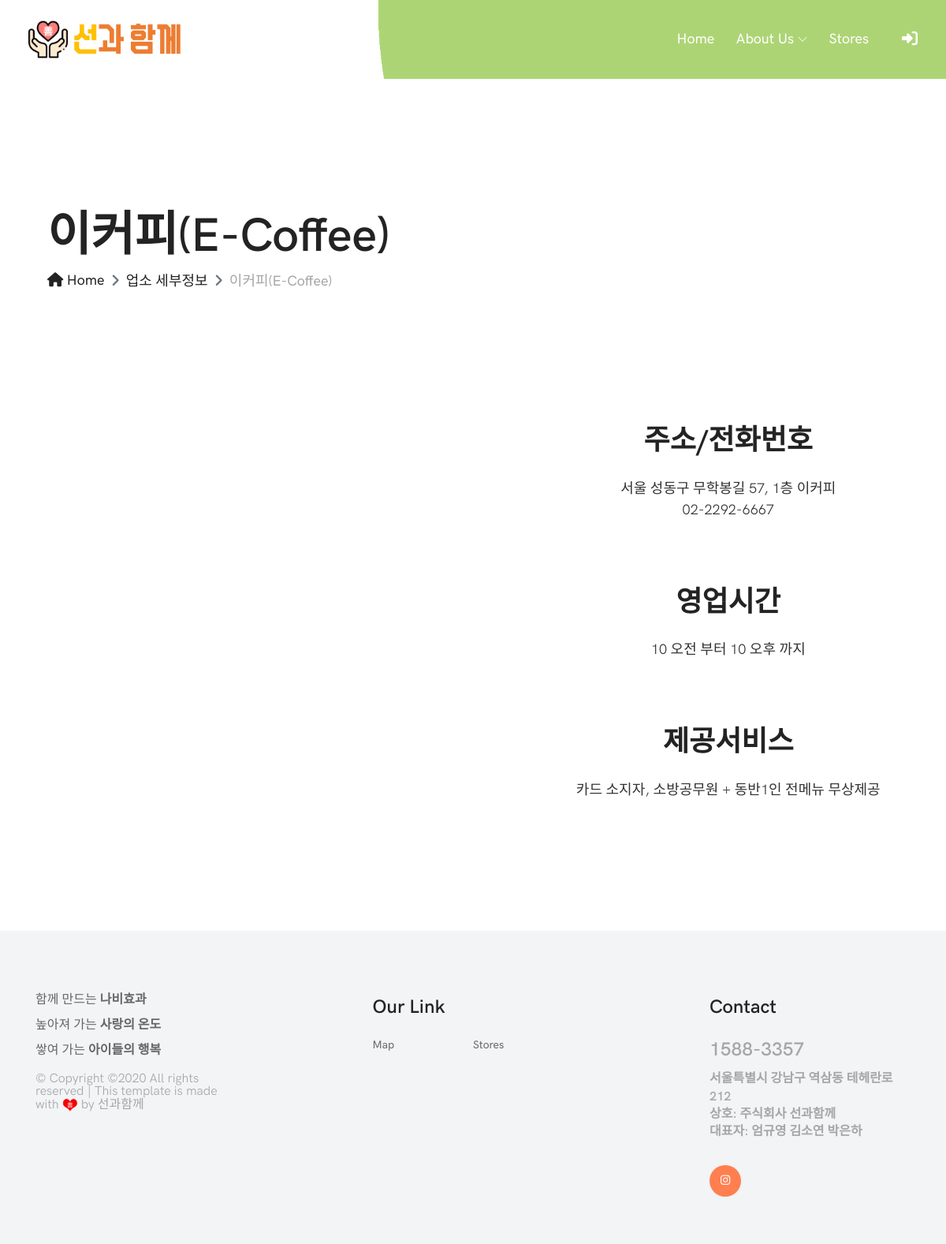
The app's page /stores/2/ with its own data.
### stores/models.py (models this page shows, shortened)
class Store(models.Model):
    name = models.CharField(max_length=100)
    num = models.CharField(max_length=100)
    addr = models.CharField(max_length=500)
    open_hour = models.TimeField()
    closed_hour = models.TimeField()
    service = models.TextField()

### stores/views.py (the view)
# urls.py: path('<int:store_pk>/', views.detail, name='detail'),
def detail(request, store_pk):
    store = get_object_or_404(Store, pk=store_pk)
    map = get_object_or_404(Map, store=store)
    context = {
        'store': store,
        'map': map,
    }
    return render(request, 'stores/store_detail.html', context)

### stores/templates/stores/store_detail.html (shortened to what this page needs)
{% extends 'base.html' %}
{% load static %}
{% block content %}
  <div class="breadcumb-area">
    <div class="container h-100">
      <div class="row h-100 align-items-end">
        <div class="col-12">
          <div class="breadcumb--con">
            <h2 class="title">{{ store.name }}</h2>
            <nav aria-label="breadcrumb">
              <ol class="breadcrumb">
                <li class="breadcrumb-item"><a href="{% url 'maps:index' %}"><i class="fa fa-home"></i> Home</a></li>
                <li class="breadcrumb-item"><a href="{% url 'stores:index' %}">업소 세부정보</a></li>
                <li class="breadcrumb-item active" aria-current="page">{{ store.name }}</li>
              </ol>
            </nav>
          </div>
        </div>
      </div>
    </div>
  </div>
  <section class="mona-contact-area section-padding-80-0">
    <div class="container">
      <div class="row align-items-center justify-content-between">
        <div class="col-12 col-lg-6 col-xl-6">
          <div class="google-maps mb-80">
              <div id="map" style="width:100%;height:100%;"></div>
          </div>
        </div>
        <div class="col-12 col-lg-6 col-xl-5">
            <div class="col-12">
            <div class="single-contact-card mb-80">
                <h2>주소/전화번호</h2>
                <h6>{{ store.addr }}<br>
                {{ store.num }} </h6>
            </div>
            </div>
            <div class="col-12">
            <div class="single-contact-card mb-80">
                <h2>영업시간</h2>
                <h6>{{ store.open_hour }} 부터 {{ store.closed_hour }} 까지</h6>
            </div>
            </div>
            <div class="col-12">
            <div class="single-contact-card mb-80">
                <h2>제공서비스</h2>
                <h6>{{ store.service }}</h6>
            </div>
            </div>
        </div>
      </div>
    </div>
  </section>
{% endblock  %}

### kindeffects/static/style.css (style rules this page uses)
* { margin: 0; padding: 0; }
body { font-family: "HK Grotesk"; font-weight: 400; font-size: 14px; }
h1, h2, h3, h4, h5, h6 { font-family: "HK Grotesk"; color: #232323; line-height: 1.4; font-weight: 600; }
a, a:active, a:focus, a:hover { color: #232323; text-decoration: none; -webkit-transition-duration: 500ms; -o-transition-duration: 500ms; transition-duration: 500ms; outline: none; }
li { list-style: none; }
.mb-80 { margin-bottom: 80px; }
.section-padding-80-0 { padding-top: 80px; padding-bottom: 0; }
.breadcumb-area { position: relative; z-index: 1; height: 270px; }
.breadcumb-area .title { font-size: 60px; margin-bottom: 0; text-transform: capitalize; }
.breadcumb-area .breadcumb--con .breadcrumb { padding: 0; margin-bottom: 0; list-style: none; background-color: transparent; border-radius: 0; }
.breadcumb-area .breadcumb--con .breadcrumb .breadcrumb-item, .breadcumb-area .breadcumb--con .breadcrumb .breadcrumb-item > a, .breadcumb-area .breadcumb--con .breadcrumb .breadcrumb-item.active { font-size: 18px; text-transform: capitalize; color: #232323; font-weight: 500; letter-spacing: normal; }
.breadcumb-area .breadcumb--con .breadcrumb .breadcrumb-item.active { color: #a6a6a6; }
.breadcumb-area .breadcumb--con .breadcrumb .breadcrumb-item + .breadcrumb-item::before { content: "\f105"; font-family: 'FontAwesome'; }
.mona-contact-area { position: relative; z-index: 1; }
.mona-contact-area .google-maps { position: relative; z-index: 1; width: 100%; height: 650px; }
.single-contact-card { position: relative; z-index: 1; text-align: center; }
.single-contact-card h2 { font-size: 36px; margin-bottom: 20px; }
.single-contact-card h6 { font-size: 18px; margin-bottom: 0; color: #333; line-height: 1.5; font-weight: 400; }

### kindeffects/static/css/default-assets/classy-nav.css (style rules this page uses)
body { font-family: "Roboto", sans-serif; }
.justify-content-between { -webkit-box-pack: justify; -ms-flex-pack: justify; justify-content: space-between; }

### records on screen
Store: name "이커피(E-Coffee)", addr "서울 성동구 무학봉길 57, 1층 이커피", num "02-2292-6667", open_hour "10 오전", closed_hour "10 오후", service "카드 소지자, 소방공무원 + 동반1인 전메뉴 무상제공"
